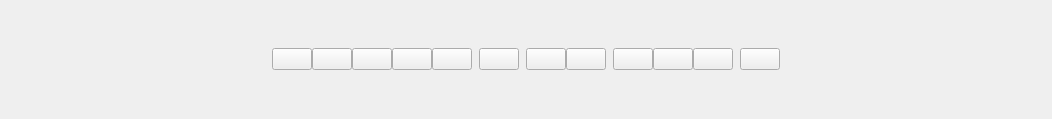
<?xml version="1.0" encoding="UTF-8"?>
<ui version="4.0">
 <class>PLSDrawPenView</class>
 <widget class="QFrame" name="PLSDrawPenView">
  <property name="geometry">
   <rect>
    <x>0</x>
    <y>0</y>
    <width>1052</width>
    <height>119</height>
   </rect>
  </property>
  <property name="windowTitle">
   <string>Form</string>
  </property>
  <layout class="QHBoxLayout" name="horizontalLayout_9">
   <property name="spacing">
    <number>0</number>
   </property>
   <property name="leftMargin">
    <number>0</number>
   </property>
   <property name="topMargin">
    <number>0</number>
   </property>
   <property name="rightMargin">
    <number>0</number>
   </property>
   <property name="bottomMargin">
    <number>0</number>
   </property>
   <item alignment="Qt::AlignHCenter">
    <widget class="QFrame" name="frame_Content">
     <property name="frameShape">
      <enum>QFrame::NoFrame</enum>
     </property>
     <property name="frameShadow">
      <enum>QFrame::Raised</enum>
     </property>
     <property name="lineWidth">
      <number>0</number>
     </property>
     <layout class="QHBoxLayout" name="horizontalLayout_2">
      <property name="spacing">
       <number>0</number>
      </property>
      <property name="leftMargin">
       <number>0</number>
      </property>
      <property name="topMargin">
       <number>0</number>
      </property>
      <property name="rightMargin">
       <number>0</number>
      </property>
      <property name="bottomMargin">
       <number>0</number>
      </property>
      <item alignment="Qt::AlignHCenter">
       <widget class="QWidget" name="widget" native="true">
        <layout class="QHBoxLayout" name="horizontalLayout_10">
         <property name="spacing">
          <number>0</number>
         </property>
         <property name="leftMargin">
          <number>0</number>
         </property>
         <property name="topMargin">
          <number>0</number>
         </property>
         <property name="rightMargin">
          <number>0</number>
         </property>
         <property name="bottomMargin">
          <number>0</number>
         </property>
         <item alignment="Qt::AlignRight">
          <widget class="QWidget" name="widget_draw" native="true">
           <layout class="QHBoxLayout" name="horizontalLayout_6">
            <property name="spacing">
             <number>0</number>
            </property>
            <property name="leftMargin">
             <number>0</number>
            </property>
            <property name="topMargin">
             <number>0</number>
            </property>
            <property name="rightMargin">
             <number>0</number>
            </property>
            <property name="bottomMargin">
             <number>0</number>
            </property>
            <item>
             <layout class="QHBoxLayout" name="horizontalLayout_5">
              <property name="spacing">
               <number>0</number>
              </property>
              <item>
               <layout class="QHBoxLayout" name="horizontalLayout_3">
                <property name="spacing">
                 <number>0</number>
                </property>
                <item>
                 <widget class="QPushButton" name="pushButton_Pen">
                  <property name="text">
                   <string/>
                  </property>
                  <property name="checkable">
                   <bool>true</bool>
                  </property>
                  <property name="autoExclusive">
                   <bool>true</bool>
                  </property>
                 </widget>
                </item>
                <item>
                 <widget class="QPushButton" name="pushButton_Highlighter">
                  <property name="text">
                   <string/>
                  </property>
                  <property name="checkable">
                   <bool>true</bool>
                  </property>
                  <property name="autoExclusive">
                   <bool>true</bool>
                  </property>
                 </widget>
                </item>
                <item>
                 <widget class="QPushButton" name="pushButton_GlowPen">
                  <property name="text">
                   <string/>
                  </property>
                  <property name="checkable">
                   <bool>true</bool>
                  </property>
                  <property name="autoExclusive">
                   <bool>true</bool>
                  </property>
                 </widget>
                </item>
               </layout>
              </item>
              <item>
               <layout class="QHBoxLayout" name="horizontalLayout">
                <property name="spacing">
                 <number>0</number>
                </property>
                <item>
                 <widget class="QPushButton" name="pushButton_CurShape">
                  <property name="text">
                   <string/>
                  </property>
                  <property name="checkable">
                   <bool>true</bool>
                  </property>
                  <property name="autoExclusive">
                   <bool>true</bool>
                  </property>
                 </widget>
                </item>
                <item>
                 <widget class="QPushButton" name="pushButton_ShapeOpen">
                  <property name="text">
                   <string/>
                  </property>
                 </widget>
                </item>
               </layout>
              </item>
             </layout>
            </item>
            <item>
             <widget class="QLabel" name="label_separate">
              <property name="text">
               <string/>
              </property>
             </widget>
            </item>
            <item>
             <widget class="QPushButton" name="pushButton_Rubber">
              <property name="text">
               <string/>
              </property>
              <property name="checkable">
               <bool>true</bool>
              </property>
              <property name="autoExclusive">
               <bool>true</bool>
              </property>
             </widget>
            </item>
           </layout>
          </widget>
         </item>
         <item alignment="Qt::AlignLeft">
          <widget class="QWidget" name="widget_options" native="true">
           <layout class="QHBoxLayout" name="horizontalLayout_8">
            <property name="spacing">
             <number>0</number>
            </property>
            <property name="leftMargin">
             <number>0</number>
            </property>
            <property name="topMargin">
             <number>0</number>
            </property>
            <property name="rightMargin">
             <number>0</number>
            </property>
            <property name="bottomMargin">
             <number>0</number>
            </property>
            <item>
             <widget class="QLabel" name="label_separate_2">
              <property name="text">
               <string/>
              </property>
             </widget>
            </item>
            <item>
             <layout class="QHBoxLayout" name="horizontalLayout_4">
              <property name="spacing">
               <number>0</number>
              </property>
              <item>
               <widget class="QPushButton" name="pushButton_Width">
                <property name="text">
                 <string/>
                </property>
               </widget>
              </item>
              <item>
               <widget class="QPushButton" name="pushButton_Color">
                <property name="text">
                 <string/>
                </property>
               </widget>
              </item>
             </layout>
            </item>
            <item>
             <widget class="QLabel" name="label_separate_3">
              <property name="text">
               <string/>
              </property>
             </widget>
            </item>
            <item>
             <layout class="QHBoxLayout" name="horizontalLayout_7">
              <property name="spacing">
               <number>0</number>
              </property>
              <item>
               <widget class="QPushButton" name="pushButton_Undo">
                <property name="text">
                 <string/>
                </property>
                <property name="checkable">
                 <bool>false</bool>
                </property>
               </widget>
              </item>
              <item>
               <widget class="QPushButton" name="pushButton_Redo">
                <property name="text">
                 <string/>
                </property>
                <property name="checkable">
                 <bool>false</bool>
                </property>
               </widget>
              </item>
              <item>
               <widget class="QPushButton" name="pushButton_Clear">
                <property name="text">
                 <string/>
                </property>
               </widget>
              </item>
             </layout>
            </item>
            <item>
             <widget class="QLabel" name="label_separate_4">
              <property name="text">
               <string/>
              </property>
             </widget>
            </item>
            <item>
             <widget class="QPushButton" name="pushButton_Visible">
              <property name="text">
               <string/>
              </property>
             </widget>
            </item>
           </layout>
          </widget>
         </item>
        </layout>
       </widget>
      </item>
     </layout>
    </widget>
   </item>
  </layout>
 </widget>
 <resources/>
 <connections/>
</ui>
